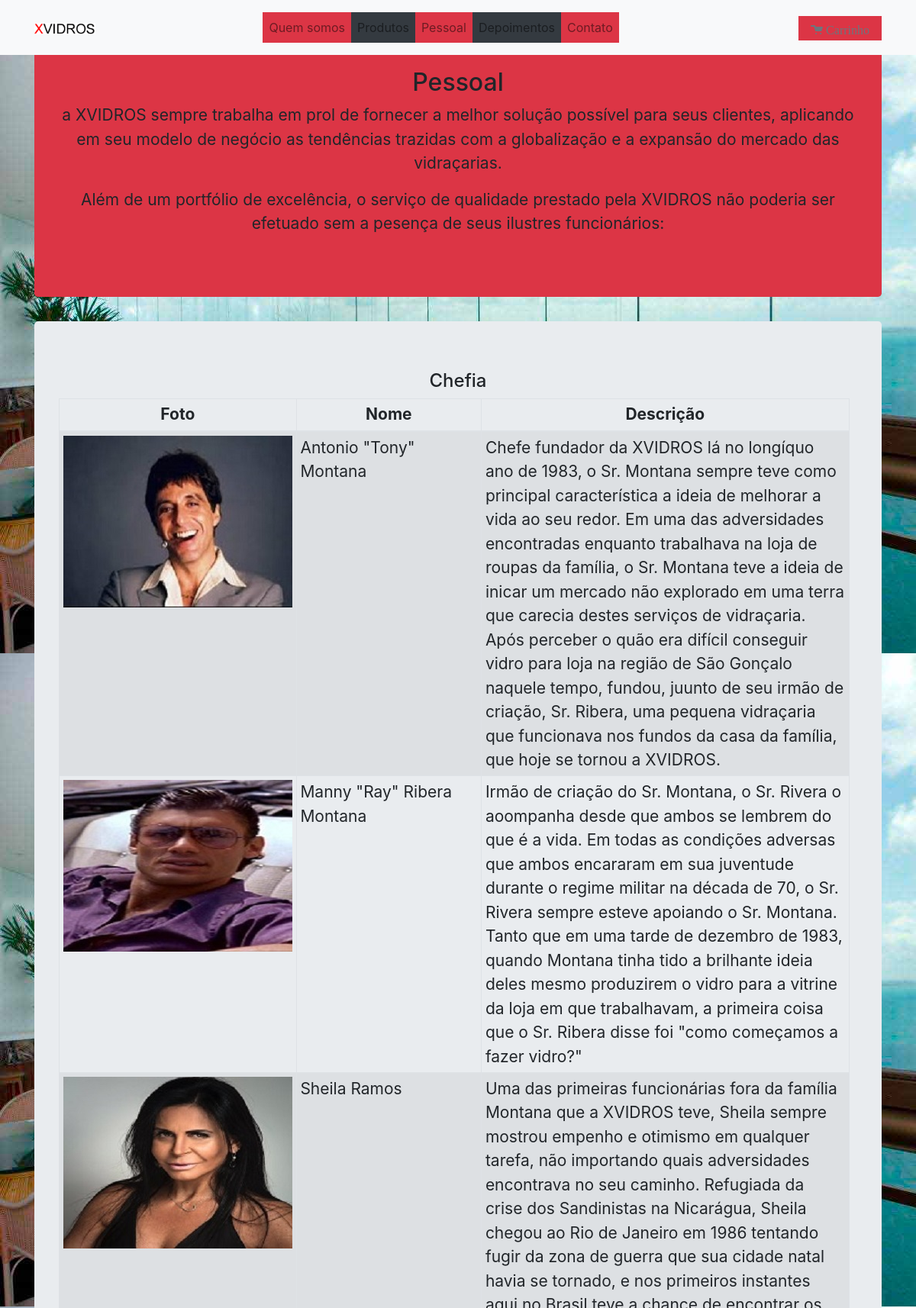
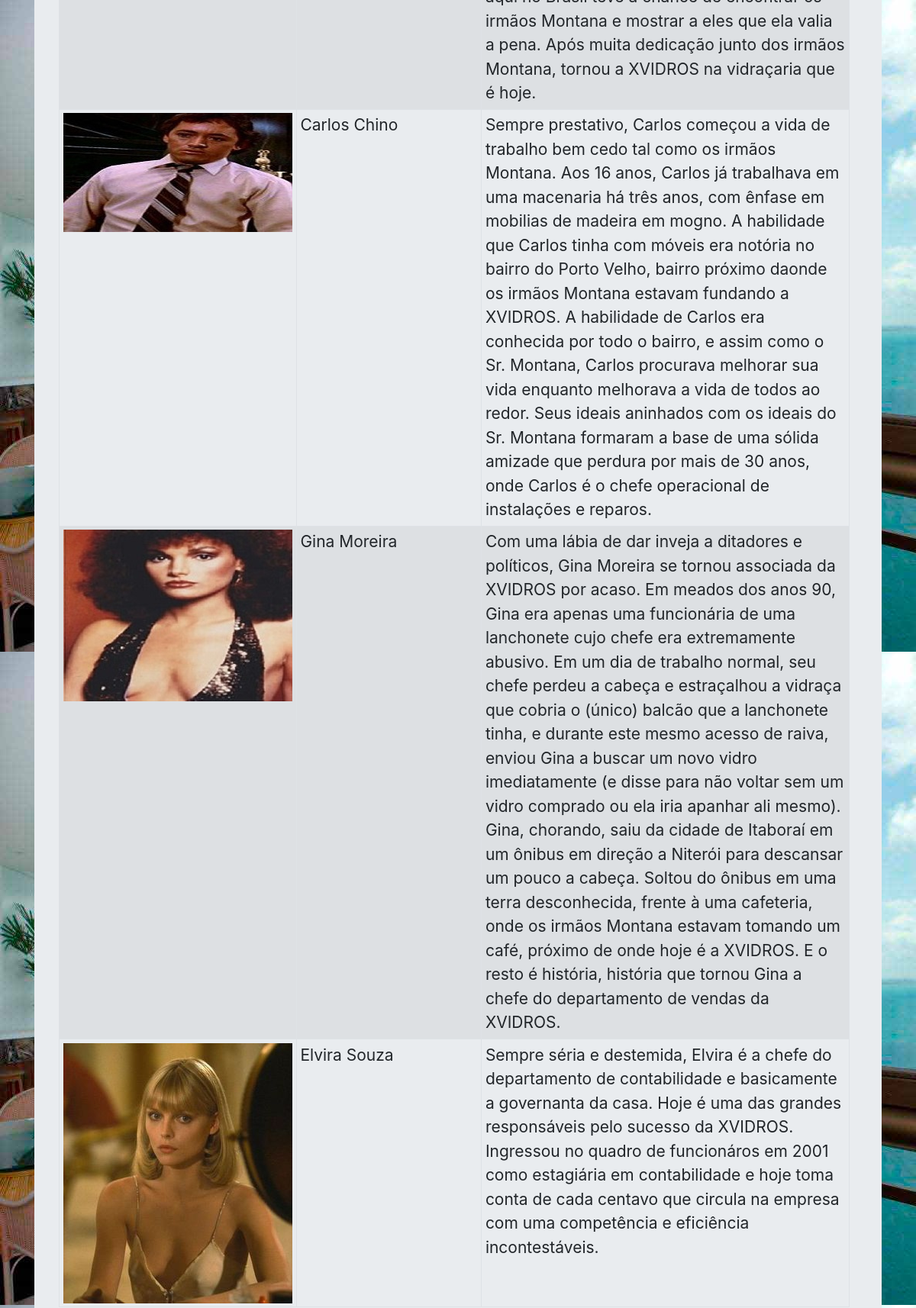
The app's page /pessoal (upper part) with its own data (2 pictures, top to bottom).
### produto/models.py (models this page shows, shortened)
class Pessoal(models.Model):
    nome = models.CharField(max_length=120)
    foto = models.CharField(max_length=400)
    descricao = models.CharField(max_length=1000)
    class Meta:
        db_table = 'pessoal'

### projeto/views.py (the view)
# urls.py: path('pessoal', views.pessoal, name='pessoal'),
def pessoal(request):
    pessoal = Pessoal.objects.all()
    return render(request,"pessoal.html",{'pessoal': pessoal});

### templates/pessoal.html (shortened to what this page needs)
{% load static %}
<!DOCTYPE html>
<html lang="en">
<head>
    <link rel="stylesheet" href="{% static 'produto/css/bootstrap.css' %}">
    <link rel="stylesheet" href="{% static 'produto/open-iconic/font/css/open-iconic-bootstrap.css' %}">
    <link rel="stylesheet" href="{% static 'produto/css/styles.css' %}">
</head>
<body>
<nav class="navbar ml-auto bg-light navbar-light navbar-expand-md fixed-top navbar-color">
    <div class="container">
        <a href="{% url 'index'%}">
            <img src="{% static 'produto/images/logo2.png' %}" alt="logo" style="width: 80px;">
        </a>
            <div class="navbar navbar-nav ">
                <a class="nav-color nav-item nav-link " href="{% url 'quem_somos'%}">Quem somos</a>
                <a class="nav-color-black nav-item nav-link" href="{% url 'produtos' %}">Produtos</a>
                <a class="nav-item nav-link nav-color" href="{% url 'pessoal' %}">Pessoal</a>
                <a class="nav-item nav-link nav-color-black" href="{% url 'depoimentos' %}">Depoimentos</a>
                <a class="nav-item nav-link nav-color" href="#contato">Contato</a>
            </div>
        <div>
            <a class="nav-color nav-item nav-link oi oi-cart" href="{% url 'carrinho:exibe_produtos_e_carrinho'%}"> Carrinho</a>
        </div>
    </div>
</nav>
<div class="container">
    <div class="jumbotron bg-danger fade-to-black">
        <h2>Pessoal</h2>
        <p>a XVIDROS sempre trabalha em prol de fornecer a melhor solução possível para seus clientes, aplicando em seu modelo de negócio
            as tendências trazidas com a globalização e a expansão do mercado das vidraçarias. </p>
        <p>Além de um portfólio de excelência, o serviço de qualidade prestado pela XVIDROS não poderia ser efetuado sem a pesença de seus ilustres funcionários:</p></div>
    <div class="table-responsive jumbotron fade-to-black ">
        <h4>Chefia</h4>
        <table id="tab1" style="width: 99%" class="table table-striped table-sm table-bordered">
            <thead>
            <tr>
                <th class="text-center">Foto</th>
                <th class="text-center">Nome</th>
                <th class="text-center">Descrição</th>
            </tr>
            </thead>
            <tbody>
            {% for pessoa in pessoal %}
            <tr>
                <td width='25%' class='text-center'><img class='' src='{{ pessoa.foto }}'></td>
                <td width='25%' class='text-left'>{{ pessoa.nome }}</td>
                <td width='50%' class='text-left'>{{ pessoa.descricao }}</td>
                {% endfor %}
            </tr>
            </tbody>
        </table>
    </div>
</div>
</body>
</html>

### produto/static/produto/css/styles.css (style rules this page uses)
body { background-image : url('../images/bgimage.jpg'); }
.nav-color { size: 40px; color : white; background-color: #dc3545; }
.nav-color-black { background-color : #343a40; color: red; }
.jumbotron { font-size: 24px; margin-top: 20px; }
.navbar-color { color : gray; }
a:link { color: #6c757d; }
.fade-to-black { margin-top: 25px; font-size: 21px; text-align: center; -webkit-animation: fadein 2s; -moz-animation: fadein 2s; -ms-animation: fadein 2s; -o-animation: fadein 2s; animation: fadein 2s; }

### records on screen
Pessoal: foto (picture), nome "Antonio \"Tony\" Montana", descricao "Chefe fundador da XVIDROS lá no longíquo ano de 1983, o Sr. Montana sempre teve como principal característica a ideia de melhorar a vida ao seu redor. Em uma das adversidades encontradas enquanto trabalhava na loja de roupas da família, o Sr. Montana teve a ideia de inicar um mercado não explorado em uma terra que carecia destes serviços de vidraçaria. Após perceber o quão era difícil conseguir vidro para loja na região de São Gonçalo naquele tempo, fundou, juunto de seu irmão de criação, Sr. Ribera, uma pequena vidraçaria que funcionava nos fundos da casa da família, que hoje se tornou a XVIDROS."
Pessoal: foto (picture), nome "Manny \"Ray\" Ribera Montana", descricao "Irmão de criação do Sr. Montana, o Sr. Rivera o aoompanha desde que ambos se lembrem do que é a vida. Em todas as condições adversas que ambos encararam em sua juventude durante o regime militar na década de 70, o Sr. Rivera sempre esteve apoiando o Sr. Montana. Tanto que em uma tarde de dezembro de 1983, quando Montana tinha tido a brilhante ideia deles mesmo produzirem o vidro para a vitrine da loja em que trabalhavam, a primeira coisa que o Sr. Ribera disse foi \"como começamos a fazer vidro?\""
Pessoal: foto (picture), nome "Sheila Ramos", descricao "Uma das primeiras funcionárias fora da família Montana que a XVIDROS teve, Sheila sempre mostrou empenho e otimismo em qualquer tarefa, não importando quais adversidades encontrava no seu caminho. Refugiada da crise dos Sandinistas na Nicarágua, Sheila chegou ao Rio de Janeiro em 1986 tentando fugir da zona de guerra que sua cidade natal havia se tornado, e nos primeiros instantes aqui no Brasil teve a chance de encontrar os irmãos Montana e mostrar a eles que ela valia a pena. Após muita dedicação junto dos irmãos Montana, tornou a XVIDROS na vidraçaria que é hoje."
Pessoal: foto (picture), nome "Carlos Chino", descricao "Sempre prestativo, Carlos começou a vida de trabalho bem cedo tal como os irmãos Montana. Aos 16 anos, Carlos já trabalhava em uma macenaria há três anos, com ênfase em mobilias de madeira em mogno. A habilidade que Carlos tinha com móveis era notória no bairro do Porto Velho, bairro próximo daonde os irmãos Montana estavam fundando a XVIDROS. A habilidade de Carlos era conhecida por todo o bairro, e assim como o Sr. Montana, Carlos procurava melhorar sua vida enquanto melhorava a vida de todos ao redor. Seus ideais aninhados com os ideais do Sr. Montana formaram a base de uma sólida amizade que perdura por mais de 30 anos, onde Carlos é o chefe operacional de instalações e reparos."
Pessoal: foto (picture), nome "Gina Moreira", descricao "Com uma lábia de dar inveja a ditadores e políticos, Gina Moreira se tornou associada da XVIDROS por acaso. Em meados dos anos 90, Gina era apenas uma funcionária de uma lanchonete cujo chefe era extremamente abusivo. Em um dia de trabalho normal, seu chefe perdeu a cabeça e estraçalhou a vidraça que cobria o (único) balcão que a lanchonete tinha, e durante este mesmo acesso de raiva, enviou Gina a buscar um novo vidro imediatamente (e disse para não voltar sem um vidro comprado ou ela iria apanhar ali mesmo). Gina, chorando, saiu da cidade de Itaboraí em um ônibus em direção a Niterói para descansar um pouco a cabeça. Soltou do ônibus em uma terra desconhecida, frente à uma cafeteria, onde…"
Pessoal: foto (picture), nome "Elvira Souza", descricao "Sempre séria e destemida, Elvira é a chefe do departamento de contabilidade e basicamente a governanta da casa. Hoje é uma das grandes responsáveis pelo sucesso da XVIDROS. Ingressou no quadro de funcionáros em 2001 como estagiária em contabilidade e hoje toma conta de cada centavo que circula na empresa com uma competência e eficiência incontestáveis."
